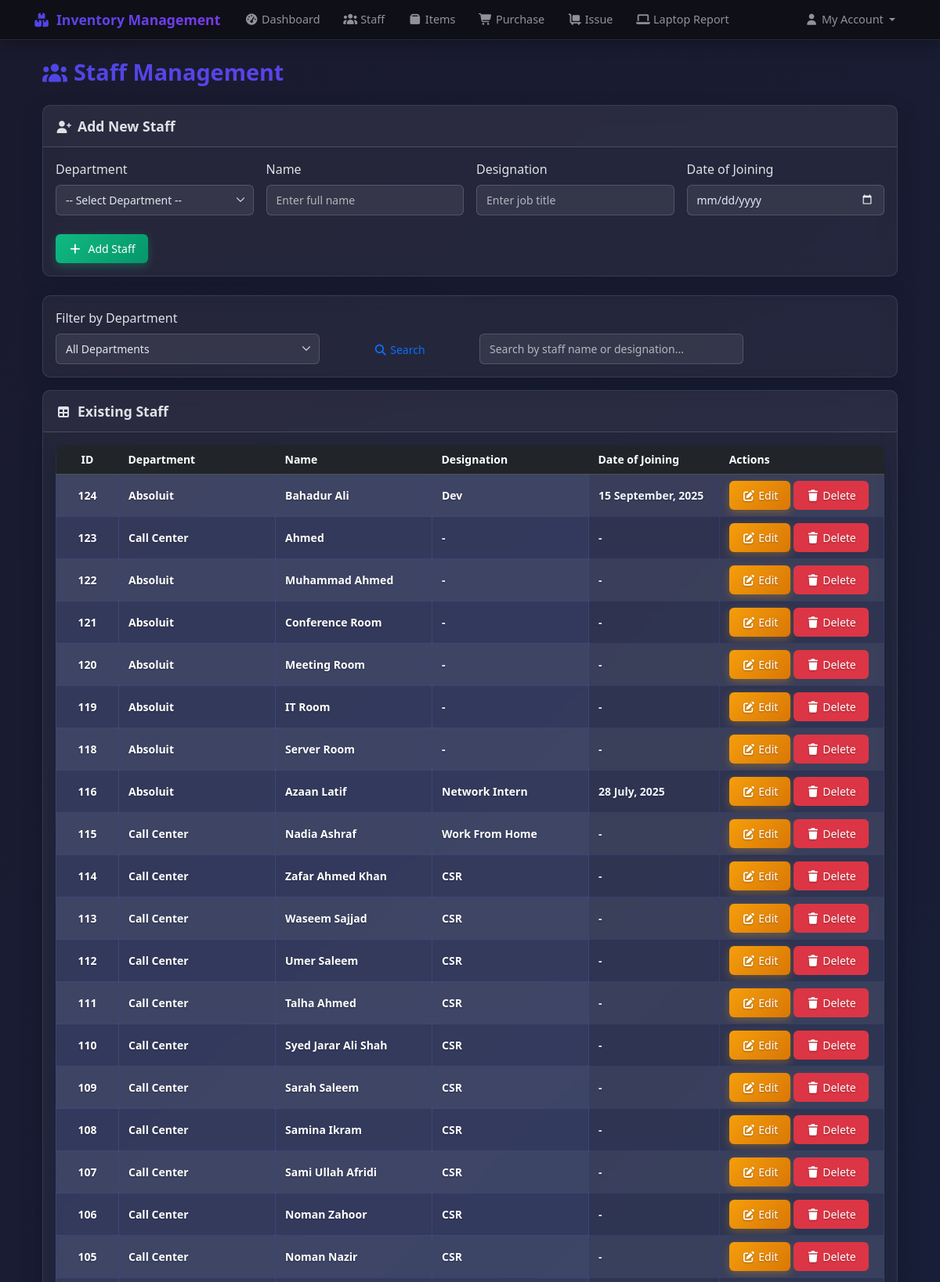
Screenshot of /staff (upper part) with the database file from the repository.
### tables this page shows
CREATE TABLE staff (
    id INTEGER PRIMARY KEY AUTOINCREMENT,
    dept TEXT NOT NULL,
    name TEXT NOT NULL,
    designation TEXT NOT NULL,
    date_of_joining TEXT
);

### routes.py (the view, shortened to what this page needs)
@main_bp.route('/staff', methods=['GET', 'POST'])
def staff():
    conn = get_db_connection()
    staff_list = conn.execute('SELECT * FROM staff ORDER BY id DESC').fetchall()
    departments_raw = conn.execute('SELECT DISTINCT dept FROM staff ORDER BY dept').fetchall()
    departments = [d['dept'] for d in departments_raw]
    conn.close()
    return render_template('staff.html', staff=staff_list, departments=departments, title="Staff")

### app.py (called while the page is built)
def format_date_alphanumeric(date_string):
    if not date_string:
        return ""  # Return an empty string if the date is None
    try:
        date_obj = datetime.strptime(date_string, '%Y-%m-%d')
        return date_obj.strftime('%d %B, %Y')
    except (ValueError, TypeError):
        return date_string

### db.py (called while the page is built)
def get_db_connection():
    conn = sqlite3.connect('inventory.db')
    conn.row_factory = sqlite3.Row
    return conn

### templates/staff.html (shortened to what this page needs)
{% extends "base.html" %}
{% block content %}
<div class="container">
    <h1 class="page-title">
        <i class="fas fa-users me-2"></i>Staff Management
    </h1>
    <div class="card mb-4">
        <div class="card-header">
            <i class="fas fa-user-plus me-2"></i>Add New Staff
        </div>
        <div class="card-body">
            <form method="POST" class="row g-3" id="staffForm">
                <div class="col-12 col-sm-6 col-lg-3 mb-2">
                    <label class="form-label">Department</label>
                    <select name="dept" id="deptDropdown" class="form-select" required onchange="toggleCustomDept(this)">
                        <option value="">-- Select Department --</option>
                    </select>
                </div>
                <div class="col-12 col-sm-6 col-lg-3 mb-2">
                    <label class="form-label">Name</label>
                    <input type="text" name="name" class="form-control" placeholder="Enter full name" required>
                </div>
                <div class="col-12 col-lg-3 mb-2">
                    <label class="form-label">Designation</label>
                    <input type="text" name="designation" class="form-control" placeholder="Enter job title" required>
                </div>
                <div class="col-12 col-lg-3 mb-2">
                    <label class="form-label">Date of Joining</label>
                    <input type="date" name="date_of_joining" class="form-control" value="{{ (request.form.date_of_joining or '') if request.method == 'POST' else '' }}">
                </div>
                <div class="col-12">
                    <button type="submit" class="btn btn-success btn-sm">
                        <i class="fas fa-plus me-2"></i>Add Staff
                    </button>
                </div>
            </form>
        </div>
    </div>
    <div class="card mb-3">
        <div class="card-body">
            <div class="row align-items-end">
                <div class="col-md-4">
                    <label for="dept-filter" class="form-label">Filter by Department</label>
                    <select id="dept-filter" class="form-select">
                        <option value="all">All Departments</option>
                    </select>
                </div>
                <div class="col-md-2 d-flex align-items-end">
                    <button id="toggle-search" type="button" class="btn btn-outline-primary btn-sm w-100">
                        <i class="fas fa-search"></i> Search
                    </button>
                </div>
                <div class="col-md-4 d-flex align-items-end" id="search-box-wrapper" style="display:none;">
                    <input type="text" id="staff-search" class="form-control" style="width:100%;" placeholder="Search by staff name or designation...">
                </div>
            </div>
        </div>
    </div>
    <div class="card">
        <div class="card-header">
            <i class="fas fa-table me-2"></i>Existing Staff
        </div>
        <div class="card-body">
            <div class="table-responsive">
                <table class="table table-striped table-hover staff-table">
                    <thead class="table-dark">
                        <tr>
                            <th>ID</th>
                            <th>Department</th>
                            <th>Name</th>
                            <th>Designation</th>
                            <th>Date of Joining</th>
                            <th>Actions</th>
                        </tr>
                    </thead>
                    <tbody>
                        {% for s in staff %}
                        <tr>
                            <td>{{ s['id'] }}</td>
                            <td>{{ s['dept'] }}</td>
                            <td>{{ s['name'] }}</td>
                            <td>{{ s['designation'] }}</td>
                            <td>{{ s['date_of_joining'] | dateformat | default('-', true) }}</td>
                            <td>
                                <a href="#" class="btn btn-sm btn-warning edit-btn"
                                   data-id="{{ s['id'] }}"
                                   data-name="{{ s['name'] }}"
                                   data-designation="{{ s['designation'] }}"
                                   data-date="{{ s['date_of_joining'] }}">
                                    <i class="fas fa-edit"></i> Edit
                                </a>
                                <a href="{{ url_for('main.delete_staff', staff_id=s['id']) }}" class="btn btn-sm btn-danger" onclick="return confirm('Are you sure you want to delete this staff?');">
                                    <i class="fas fa-trash"></i> Delete
                                </a>
                            </td>
                        </tr>
                        {% else %}
                        <tr><td colspan="6" class="text-center text-muted">No staff added yet.</td></tr>
                        {% endfor %}
                    </tbody>
                </table>
            </div>
        </div>
    </div>
</div>
{% endblock %}

### templates/base.html (shortened to what this page needs)
<!DOCTYPE html>
<html lang="en" data-bs-theme="dark">
<head>
<link href="{{ url_for('static', filename='css/bootstrap.min.css') }}" rel="stylesheet">
<link href="{{ url_for('static', filename='css/all.min.css') }}" rel="stylesheet">
</head>
<body>
    <nav class="navbar navbar-expand-lg navbar-dark bg-dark">
        <div class="container">
            <a class="navbar-brand" href="/stock">
                <i class="fas fa-boxes me-2"></i>Inventory Management
            </a>
            <div class="collapse navbar-collapse" id="navbarNav">
                <ul class="navbar-nav me-auto mb-2 mb-lg-0">
                    <li class="nav-item">
                        <a href="{{ url_for('main.stock') }}" class="nav-link">
                            <i class="fas fa-tachometer-alt me-1"></i>Dashboard
                        </a>
                    </li>
                    <li class="nav-item">
                        <a href="{{ url_for('main.staff') }}" class="nav-link">
                            <i class="fas fa-users me-1"></i>Staff
                        </a>
                    </li>
                    <li class="nav-item">
                        <a href="{{ url_for('main.items') }}" class="nav-link">
                            <i class="fas fa-box me-1"></i>Items
                        </a>
                    </li>
                    <li class="nav-item">
                        <a href="{{ url_for('main.purchase') }}" class="nav-link">
                            <i class="fas fa-shopping-cart me-1"></i>Purchase
                        </a>
                    </li>
                    <li class="nav-item">
                        <a href="{{ url_for('main.issue') }}" class="nav-link">
                            <i class="fas fa-dolly-flatbed me-1"></i>Issue
                        </a>
                    </li>
                    <li class="nav-item">
                        <a href="{{ url_for('main.laptop_report') }}" class="nav-link">
                            <i class="fas fa-laptop me-1"></i>Laptop Report
                        </a>
                    </li>
                </ul>
                <ul class="navbar-nav ms-auto">
                    <li class="nav-item dropdown">
                        <a class="nav-link dropdown-toggle" href="#" id="accountDropdown" role="button" data-bs-toggle="dropdown" aria-expanded="false">
                            <i class="fas fa-user me-1"></i>My Account
                        </a>
                    </li>
                </ul>
            </div>
        </div>
    </nav>
    <div class="container my-4">
        {% block content %}{% endblock %}
    </div>  </div>
</body>
</html>

### rows the page displays
staff: id "124", dept "Absoluit", name "Bahadur Ali", designation "Dev", date_of_joining "15 September, 2025"
staff: id "123", dept "Call Center", name "Ahmed", designation "-", date_of_joining "-"
staff: id "122", dept "Absoluit", name "Muhammad Ahmed", designation "-", date_of_joining "-"
staff: id "121", dept "Absoluit", name "Conference Room", designation "-", date_of_joining "-"
staff: id "120", dept "Absoluit", name "Meeting Room", designation "-", date_of_joining "-"
staff: id "119", dept "Absoluit", name "IT Room", designation "-", date_of_joining "-"
staff: id "118", dept "Absoluit", name "Server Room", designation "-", date_of_joining "-"
staff: id "116", dept "Absoluit", name "Azaan Latif", designation "Network Intern", date_of_joining "28 July, 2025"
staff: id "115", dept "Call Center", name "Nadia Ashraf", designation "Work From Home", date_of_joining "-"
staff: id "114", dept "Call Center", name "Zafar Ahmed Khan", designation "CSR", date_of_joining "-"
staff: id "113", dept "Call Center", name "Waseem Sajjad", designation "CSR", date_of_joining "-"
staff: id "112", dept "Call Center", name "Umer Saleem", designation "CSR", date_of_joining "-"
staff: id "111", dept "Call Center", name "Talha Ahmed", designation "CSR", date_of_joining "-"
staff: id "110", dept "Call Center", name "Syed Jarar Ali Shah", designation "CSR", date_of_joining "-"
staff: id "109", dept "Call Center", name "Sarah Saleem", designation "CSR", date_of_joining "-"
staff: id "108", dept "Call Center", name "Samina Ikram", designation "CSR", date_of_joining "-"
staff: id "107", dept "Call Center", name "Sami Ullah Afridi", designation "CSR", date_of_joining "-"
staff: id "106", dept "Call Center", name "Noman Zahoor", designation "CSR", date_of_joining "-"
staff: id "105", dept "Call Center", name "Noman Nazir", designation "CSR", date_of_joining "-"
